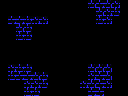

A 2D game scene composited from a Tiled map and its tileset images. What follows is a short description and the map's XML, with every tile layer's data as written:
An orthogonal 16x12 tile map with 8x8 px tiles, 1 tile layer (Tile Layer 1).

<map version="1.0" orientation="orthogonal" renderorder="right-down" width="16" height="12" tilewidth="8" tileheight="8" nextobjectid="12">
 <tileset firstgid="1" name="tiles" tilewidth="8" tileheight="8" tilecount="256" columns="16">
  <image source="tiles.png" width="128" height="128" />
 </tileset>
 <layer name="Tile Layer 1" width="16" height="12">
  <data encoding="csv">
1,1,1,1,1,1,1,1,1,1,1,116,115,116,114,1,
1,1,1,1,1,1,1,1,1,1,1,1,116,114,117,1,
1,115,115,117,114,114,1,1,1,1,1,1,117,114,1,1,
1,1,116,117,1,1,1,1,1,1,1,1,1,1,1,1,
1,1,117,117,1,1,1,1,1,1,1,1,1,1,1,1,
1,1,1,1,1,1,1,1,1,1,1,1,1,1,1,1,
1,1,1,1,1,1,1,1,1,1,1,1,1,1,1,1,
1,1,1,1,1,1,1,1,1,1,1,1,1,1,1,1,
1,114,117,117,1,1,1,1,1,1,1,116,116,116,1,1,
1,117,115,115,116,117,1,1,1,1,1,114,115,116,1,1,
1,1,1,114,114,117,1,1,1,1,114,116,115,114,1,1,
1,1,1,117,117,1,1,1,1,1,1,115,115,1,1,1
</data>
 </layer>
 <objectgroup name="objects" />
</map>
